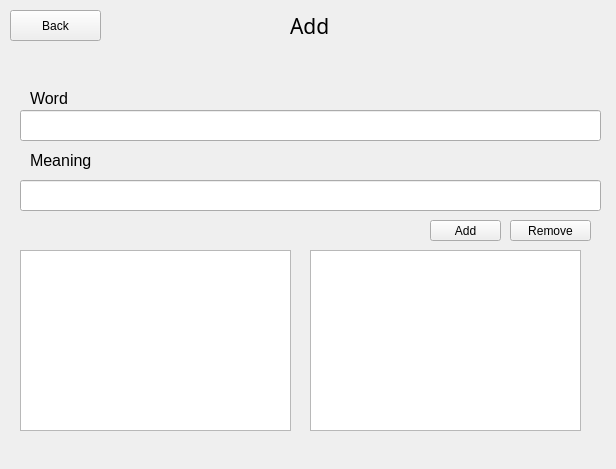
<?xml version="1.0" encoding="UTF-8"?>
<ui version="4.0">
 <class>addthepage</class>
 <widget class="QWidget" name="addthepage">
  <property name="geometry">
   <rect>
    <x>0</x>
    <y>0</y>
    <width>616</width>
    <height>469</height>
   </rect>
  </property>
  <property name="windowTitle">
   <string>Form</string>
  </property>
  <widget class="QLineEdit" name="lineEdit_Meaning">
   <property name="geometry">
    <rect>
     <x>20</x>
     <y>180</y>
     <width>581</width>
     <height>31</height>
    </rect>
   </property>
  </widget>
  <widget class="QLabel" name="label_2">
   <property name="geometry">
    <rect>
     <x>30</x>
     <y>90</y>
     <width>49</width>
     <height>16</height>
    </rect>
   </property>
   <property name="font">
    <font>
     <pointsize>12</pointsize>
    </font>
   </property>
   <property name="text">
    <string>Word</string>
   </property>
  </widget>
  <widget class="QPushButton" name="pushButton_Remove">
   <property name="geometry">
    <rect>
     <x>510</x>
     <y>220</y>
     <width>81</width>
     <height>21</height>
    </rect>
   </property>
   <property name="text">
    <string>Remove</string>
   </property>
  </widget>
  <widget class="QLabel" name="label">
   <property name="geometry">
    <rect>
     <x>290</x>
     <y>0</y>
     <width>61</width>
     <height>51</height>
    </rect>
   </property>
   <property name="font">
    <font>
     <family>Microsoft PhagsPa</family>
     <pointsize>16</pointsize>
    </font>
   </property>
   <property name="text">
    <string>Add</string>
   </property>
  </widget>
  <widget class="QLabel" name="label_3">
   <property name="geometry">
    <rect>
     <x>30</x>
     <y>140</y>
     <width>81</width>
     <height>41</height>
    </rect>
   </property>
   <property name="font">
    <font>
     <pointsize>12</pointsize>
    </font>
   </property>
   <property name="text">
    <string>Meaning</string>
   </property>
  </widget>
  <widget class="QPushButton" name="pushButton_2">
   <property name="geometry">
    <rect>
     <x>430</x>
     <y>220</y>
     <width>71</width>
     <height>21</height>
    </rect>
   </property>
   <property name="text">
    <string>Add</string>
   </property>
  </widget>
  <widget class="QListWidget" name="listWidget">
   <property name="geometry">
    <rect>
     <x>20</x>
     <y>250</y>
     <width>271</width>
     <height>181</height>
    </rect>
   </property>
  </widget>
  <widget class="QPushButton" name="pushButton">
   <property name="geometry">
    <rect>
     <x>10</x>
     <y>10</y>
     <width>91</width>
     <height>31</height>
    </rect>
   </property>
   <property name="text">
    <string>Back</string>
   </property>
  </widget>
  <widget class="QLineEdit" name="lineEdit">
   <property name="geometry">
    <rect>
     <x>20</x>
     <y>110</y>
     <width>581</width>
     <height>31</height>
    </rect>
   </property>
   <property name="text">
    <string/>
   </property>
  </widget>
  <widget class="QListWidget" name="listWidget_Meaning">
   <property name="geometry">
    <rect>
     <x>310</x>
     <y>250</y>
     <width>271</width>
     <height>181</height>
    </rect>
   </property>
  </widget>
 </widget>
 <resources/>
 <connections/>
</ui>
